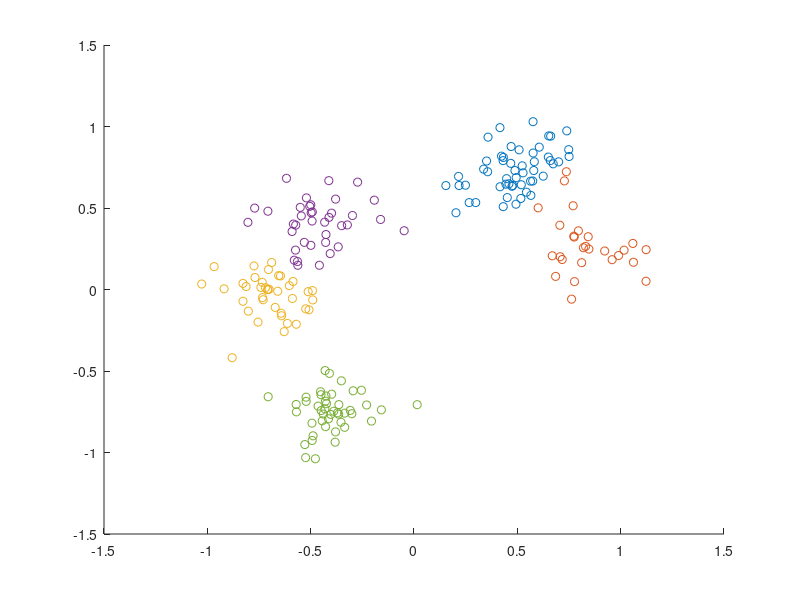

MATLAB code for this plot:
clear all; close all;
load('points.mat');

C = cell([200,1]);
n = length(pts);

average_linkage = false; %false for centroid_clusteringe

for i = 1:n
    C{i} = i;
end
%calculate complete distance matrix once
distances = pdist2(pts,pts);
distances(distances==0)=Inf;
for i= n:-1:6
    %get smallest distance
    [~,ind] = min(distances(:));
    [xentr,yentr] = ind2sub([n,n],ind);
    C{min(xentr,yentr)} = [C{xentr},C{yentr}];
    C{max(xentr,yentr)} = [];

    %%% patching the matrix up for the next step
    mergeInto = min(xentr,yentr);
    mergeFrom = max(xentr,yentr);
    
    if average_linkage
        for j = 1:200
            if (j ~= mergeInto) && (j ~= mergeFrom) && ~(isempty(C{j}))
                factor = 1./(length([C{mergeInto},C{mergeFrom}])*length(C{j}));
                d_mean = factor * sum(sum(pdist2(pts([C{mergeInto},C{mergeFrom}],:),pts(C{j},:))));
                distances(mergeInto,j) = d_mean;
                distances(j,mergeInto) = d_mean;
            else
                distances(mergeInto,j) = Inf;
                distances(j,mergeInto) = Inf;
            end
        end
    else
        for j = 1:200
            if (j ~= mergeInto) && (j ~= mergeFrom) && ~(isempty(C{j}))
                x_1 = (1./length([C{mergeInto},C{mergeFrom}]))*sum(pts([C{mergeInto},C{mergeFrom}],:),1);
                x_2 = (1./length(C{j}))*sum(pts(C{j},:),1);
                
                d_centroid = sqrt(sum((x_1-x_2).^2));
                distances(mergeInto,j) = d_centroid;
                distances(j,mergeInto) = d_centroid;
            else
                distances(mergeInto,j) = Inf;
                distances(j,mergeInto) = Inf;
            end
            distances(mergeInto,:) = min([distances(xentr,:);distances(yentr,:)]);
            distances(:,mergeInto) = min([distances(xentr,:);distances(yentr,:)]);
        end
    end
    distances(mergeInto,mergeInto) = Inf;
    distances(xentr,yentr) = Inf;
    distances(yentr,xentr) = Inf;       
    distances(mergeFrom,:) = Inf([200,1]);
    distances(:,mergeFrom) = Inf([200,1]);
end



figure();
hold on;
for i = 1:n
    if ~(isempty(C{i}))
        plot(pts(C{i},1),pts(C{i},2),'o')
    end
end

%high = max([distances(xentr,:);distances(yentr,:)])

